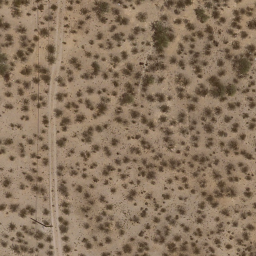
%> input picture RS_Dataset/chaparral25.tif, 256 x 256 px
$ octave --eval "result = img2gray(imread('RS_Dataset/chaparral25.tif'));"   (GNU Octave 9; MATLAB toolbox functions it lacks are replaced by stand-ins)
%> lines starting %> are read from the running program, lines starting %| are printed output that depends on the picture
function gray=img2gray(im)
if length(size(im))==3
    gray=rgb2gray(im);
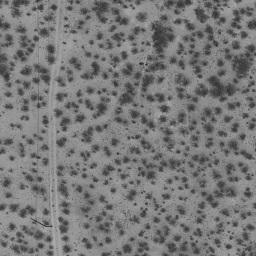
%> gray: size 256x256 uint8; min 40, max 173, mean 120.4
else
    gray=im;
end
gray=uint8(medfilt2(double(gray)));
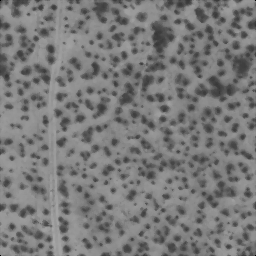
%> gray: size 256x256 uint8; min 0, max 167, mean 121.4
end

$ run again, on RS_Dataset/chaparral26.tif
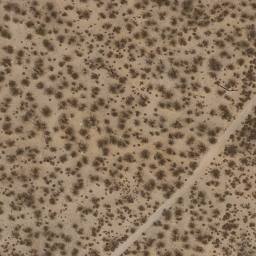
%> input picture RS_Dataset/chaparral26.tif, 256 x 256 px
%> in img2gray, `gray=rgb2gray(im);`:
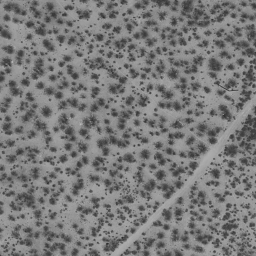
%> gray: size 256x256 uint8; min 43, max 186, mean 122.2
%> in img2gray, `gray=uint8(medfilt2(double(gray)));`:
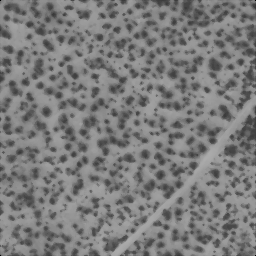
%> gray: size 256x256 uint8; min 0, max 171, mean 123.6

$ run again, on RS_Dataset/chaparral27.tif
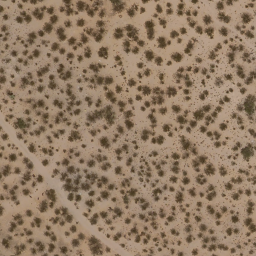
%> input picture RS_Dataset/chaparral27.tif, 256 x 256 px
%> in img2gray, `gray=rgb2gray(im);`:
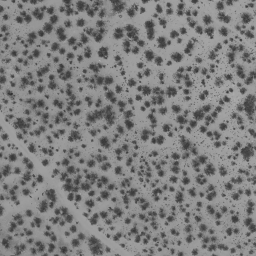
%> gray: size 256x256 uint8; min 50, max 181, mean 126.8
%> in img2gray, `gray=uint8(medfilt2(double(gray)));`:
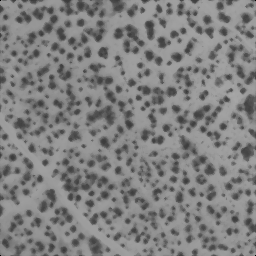
%> gray: size 256x256 uint8; min 0, max 167, mean 128.2

$ run again, on RS_Dataset/chaparral28.tif
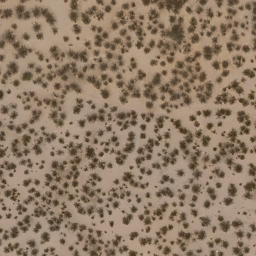
%> input picture RS_Dataset/chaparral28.tif, 256 x 256 px
%> in img2gray, `gray=rgb2gray(im);`:
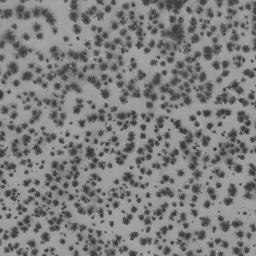
%> gray: size 256x256 uint8; min 45, max 191, mean 126.8
%> in img2gray, `gray=uint8(medfilt2(double(gray)));`:
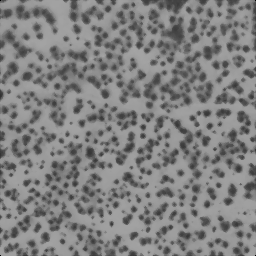
%> gray: size 256x256 uint8; min 0, max 165, mean 128.1
